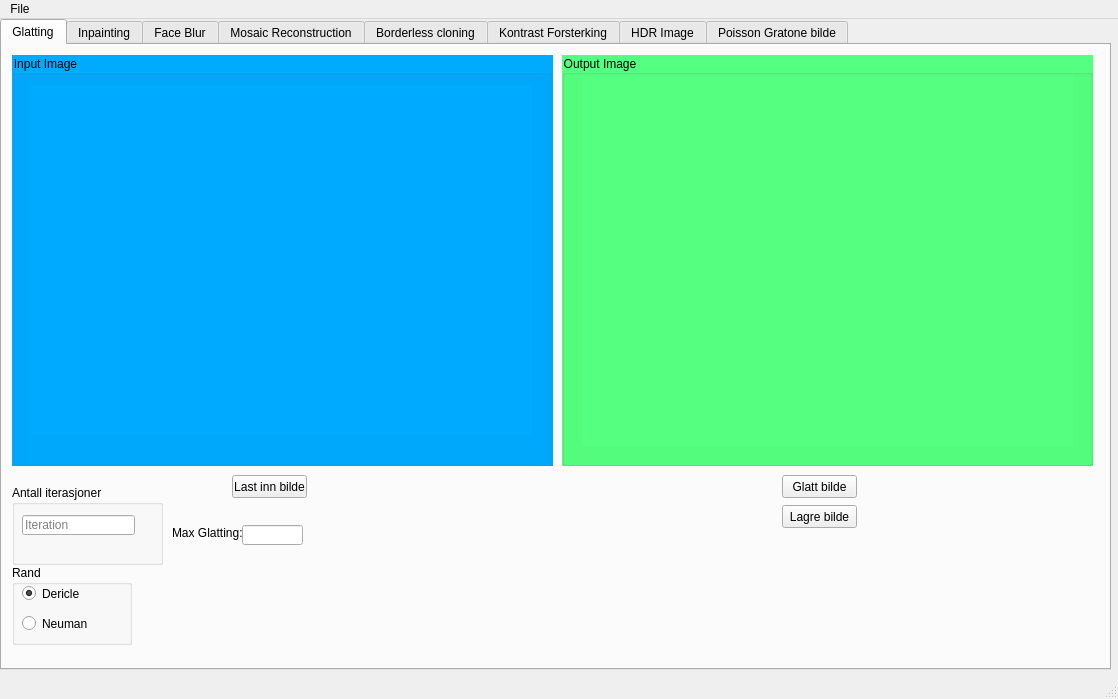
<?xml version="1.0" encoding="UTF-8"?>
<ui version="4.0">
 <class>MainWindow</class>
 <widget class="QMainWindow" name="MainWindow">
  <property name="geometry">
   <rect>
    <x>0</x>
    <y>0</y>
    <width>1118</width>
    <height>699</height>
   </rect>
  </property>
  <property name="windowTitle">
   <string>MainWindow</string>
  </property>
  <widget class="QWidget" name="centralwidget">
   <widget class="QTabWidget" name="inpaintingTab">
    <property name="geometry">
     <rect>
      <x>0</x>
      <y>0</y>
      <width>1111</width>
      <height>651</height>
     </rect>
    </property>
    <property name="maximumSize">
     <size>
      <width>1111</width>
      <height>651</height>
     </size>
    </property>
    <property name="currentIndex">
     <number>0</number>
    </property>
    <widget class="QWidget" name="tab">
     <attribute name="title">
      <string>Glatting</string>
     </attribute>
     <widget class="QPushButton" name="inputBtnPoisson">
      <property name="geometry">
       <rect>
        <x>230</x>
        <y>430</y>
        <width>75</width>
        <height>23</height>
       </rect>
      </property>
      <property name="text">
       <string>Last inn bilde</string>
      </property>
     </widget>
     <widget class="QPushButton" name="outputBtnPoison">
      <property name="geometry">
       <rect>
        <x>780</x>
        <y>430</y>
        <width>75</width>
        <height>23</height>
       </rect>
      </property>
      <property name="text">
       <string>Glatt bilde</string>
      </property>
     </widget>
     <widget class="QPushButton" name="lagreGlatting">
      <property name="geometry">
       <rect>
        <x>780</x>
        <y>460</y>
        <width>75</width>
        <height>23</height>
       </rect>
      </property>
      <property name="text">
       <string>Lagre bilde</string>
      </property>
     </widget>
     <widget class="QGroupBox" name="groupBox">
      <property name="geometry">
       <rect>
        <x>10</x>
        <y>520</y>
        <width>120</width>
        <height>80</height>
       </rect>
      </property>
      <property name="title">
       <string>Rand</string>
      </property>
      <widget class="QRadioButton" name="dericleButtonPoisson">
       <property name="geometry">
        <rect>
         <x>10</x>
         <y>20</y>
         <width>82</width>
         <height>17</height>
        </rect>
       </property>
       <property name="text">
        <string>Dericle</string>
       </property>
       <property name="checked">
        <bool>true</bool>
       </property>
      </widget>
      <widget class="QRadioButton" name="neumanButtonPoisson">
       <property name="geometry">
        <rect>
         <x>10</x>
         <y>50</y>
         <width>82</width>
         <height>17</height>
        </rect>
       </property>
       <property name="text">
        <string>Neuman</string>
       </property>
      </widget>
     </widget>
     <widget class="QGroupBox" name="groupBox_2">
      <property name="geometry">
       <rect>
        <x>10</x>
        <y>440</y>
        <width>151</width>
        <height>80</height>
       </rect>
      </property>
      <property name="title">
       <string>Antall iterasjoner</string>
      </property>
      <widget class="QLineEdit" name="iterationBlur">
       <property name="geometry">
        <rect>
         <x>10</x>
         <y>30</y>
         <width>113</width>
         <height>20</height>
        </rect>
       </property>
       <property name="inputMask">
        <string/>
       </property>
       <property name="text">
        <string/>
       </property>
       <property name="placeholderText">
        <string>Iteration</string>
       </property>
      </widget>
     </widget>
     <widget class="QGroupBox" name="groupBox_3">
      <property name="geometry">
       <rect>
        <x>10</x>
        <y>10</y>
        <width>541</width>
        <height>411</height>
       </rect>
      </property>
      <property name="styleSheet">
       <string notr="true">background-color: rgb(0, 170, 255);</string>
      </property>
      <property name="title">
       <string>Input Image</string>
      </property>
      <widget class="QLabel" name="inputImageBlur">
       <property name="geometry">
        <rect>
         <x>20</x>
         <y>30</y>
         <width>500</width>
         <height>350</height>
        </rect>
       </property>
       <property name="text">
        <string/>
       </property>
       <property name="pixmap">
        <pixmap>../../../../../.designer/backup/tempImageCamera.png</pixmap>
       </property>
       <property name="scaledContents">
        <bool>true</bool>
       </property>
      </widget>
     </widget>
     <widget class="QGroupBox" name="groupBox_4">
      <property name="geometry">
       <rect>
        <x>560</x>
        <y>10</y>
        <width>531</width>
        <height>411</height>
       </rect>
      </property>
      <property name="styleSheet">
       <string notr="true">background-color: rgb(85, 255, 127);</string>
      </property>
      <property name="title">
       <string>Output Image</string>
      </property>
      <widget class="MplWidget" name="MplWidget_glatt" native="true">
       <property name="geometry">
        <rect>
         <x>20</x>
         <y>20</y>
         <width>491</width>
         <height>371</height>
        </rect>
       </property>
      </widget>
     </widget>
     <widget class="QLineEdit" name="blur_lambda">
      <property name="geometry">
       <rect>
        <x>240</x>
        <y>480</y>
        <width>61</width>
        <height>20</height>
       </rect>
      </property>
     </widget>
     <widget class="QLabel" name="label_4">
      <property name="geometry">
       <rect>
        <x>170</x>
        <y>480</y>
        <width>81</width>
        <height>16</height>
       </rect>
      </property>
      <property name="text">
       <string>Max Glatting:</string>
      </property>
     </widget>
    </widget>
    <widget class="QWidget" name="tab_2">
     <attribute name="title">
      <string>Inpainting</string>
     </attribute>
     <widget class="QPushButton" name="getImageBtnInpaint">
      <property name="geometry">
       <rect>
        <x>230</x>
        <y>430</y>
        <width>75</width>
        <height>23</height>
       </rect>
      </property>
      <property name="text">
       <string>Last inn bilde</string>
      </property>
     </widget>
     <widget class="QPushButton" name="prosImageBtnInpaint">
      <property name="geometry">
       <rect>
        <x>780</x>
        <y>430</y>
        <width>75</width>
        <height>23</height>
       </rect>
      </property>
      <property name="text">
       <string>Inpaint</string>
      </property>
     </widget>
     <widget class="QLineEdit" name="fromX">
      <property name="geometry">
       <rect>
        <x>180</x>
        <y>470</y>
        <width>113</width>
        <height>20</height>
       </rect>
      </property>
      <property name="placeholderText">
       <string>From Pixle X</string>
      </property>
     </widget>
     <widget class="QLineEdit" name="fromY">
      <property name="geometry">
       <rect>
        <x>180</x>
        <y>500</y>
        <width>113</width>
        <height>20</height>
       </rect>
      </property>
      <property name="placeholderText">
       <string>From Pixle Y</string>
      </property>
     </widget>
     <widget class="QLineEdit" name="toX">
      <property name="geometry">
       <rect>
        <x>310</x>
        <y>470</y>
        <width>113</width>
        <height>20</height>
       </rect>
      </property>
      <property name="placeholderText">
       <string>To Pixel X</string>
      </property>
     </widget>
     <widget class="QLineEdit" name="toY">
      <property name="geometry">
       <rect>
        <x>310</x>
        <y>500</y>
        <width>113</width>
        <height>20</height>
       </rect>
      </property>
      <property name="placeholderText">
       <string>To Pixel Y</string>
      </property>
     </widget>
     <widget class="QPushButton" name="lagreInpaint">
      <property name="geometry">
       <rect>
        <x>780</x>
        <y>460</y>
        <width>75</width>
        <height>23</height>
       </rect>
      </property>
      <property name="text">
       <string>Lagre bilde</string>
      </property>
     </widget>
     <widget class="QGroupBox" name="groupBox_5">
      <property name="geometry">
       <rect>
        <x>560</x>
        <y>10</y>
        <width>531</width>
        <height>411</height>
       </rect>
      </property>
      <property name="styleSheet">
       <string notr="true">background-color: rgb(85, 255, 127);</string>
      </property>
      <property name="title">
       <string>Output Image</string>
      </property>
      <widget class="MplWidget" name="MplWidget_inpaint" native="true">
       <property name="geometry">
        <rect>
         <x>10</x>
         <y>20</y>
         <width>491</width>
         <height>371</height>
        </rect>
       </property>
      </widget>
     </widget>
     <widget class="QGroupBox" name="groupBox_6">
      <property name="geometry">
       <rect>
        <x>10</x>
        <y>10</y>
        <width>541</width>
        <height>411</height>
       </rect>
      </property>
      <property name="styleSheet">
       <string notr="true">background-color: rgb(0, 170, 255);</string>
      </property>
      <property name="title">
       <string>Input Image</string>
      </property>
      <widget class="QLabel" name="inputImageInpaint">
       <property name="geometry">
        <rect>
         <x>20</x>
         <y>30</y>
         <width>500</width>
         <height>350</height>
        </rect>
       </property>
       <property name="text">
        <string/>
       </property>
       <property name="pixmap">
        <pixmap>../../../../../.designer/backup/tempImageCamera.png</pixmap>
       </property>
       <property name="scaledContents">
        <bool>true</bool>
       </property>
      </widget>
     </widget>
     <widget class="QGroupBox" name="groupBox_7">
      <property name="geometry">
       <rect>
        <x>10</x>
        <y>440</y>
        <width>151</width>
        <height>80</height>
       </rect>
      </property>
      <property name="title">
       <string>Antall iterasjoner</string>
      </property>
      <widget class="QLineEdit" name="iterationInpaint">
       <property name="geometry">
        <rect>
         <x>10</x>
         <y>30</y>
         <width>113</width>
         <height>20</height>
        </rect>
       </property>
       <property name="inputMask">
        <string/>
       </property>
       <property name="text">
        <string/>
       </property>
       <property name="placeholderText">
        <string>Iteration</string>
       </property>
      </widget>
     </widget>
     <widget class="QGroupBox" name="groupBox_8">
      <property name="geometry">
       <rect>
        <x>10</x>
        <y>520</y>
        <width>120</width>
        <height>80</height>
       </rect>
      </property>
      <property name="title">
       <string>Rand</string>
      </property>
      <widget class="QRadioButton" name="dericleButtonPoisson_2">
       <property name="geometry">
        <rect>
         <x>10</x>
         <y>20</y>
         <width>82</width>
         <height>17</height>
        </rect>
       </property>
       <property name="text">
        <string>Dericle</string>
       </property>
       <property name="checked">
        <bool>true</bool>
       </property>
      </widget>
      <widget class="QRadioButton" name="neumanButtonPoisson_2">
       <property name="geometry">
        <rect>
         <x>10</x>
         <y>50</y>
         <width>82</width>
         <height>17</height>
        </rect>
       </property>
       <property name="text">
        <string>Neuman</string>
       </property>
      </widget>
     </widget>
    </widget>
    <widget class="QWidget" name="tab_3">
     <attribute name="title">
      <string>Face Blur</string>
     </attribute>
     <widget class="QGroupBox" name="groupBox_9">
      <property name="geometry">
       <rect>
        <x>10</x>
        <y>10</y>
        <width>541</width>
        <height>411</height>
       </rect>
      </property>
      <property name="styleSheet">
       <string notr="true">background-color: rgb(0, 170, 255);</string>
      </property>
      <property name="title">
       <string>Input Image</string>
      </property>
      <widget class="QLabel" name="inputImageFace">
       <property name="geometry">
        <rect>
         <x>20</x>
         <y>30</y>
         <width>500</width>
         <height>350</height>
        </rect>
       </property>
       <property name="text">
        <string/>
       </property>
       <property name="pixmap">
        <pixmap>../../../../../.designer/backup/tempImageCamera.png</pixmap>
       </property>
       <property name="scaledContents">
        <bool>true</bool>
       </property>
      </widget>
     </widget>
     <widget class="QGroupBox" name="groupBox_10">
      <property name="geometry">
       <rect>
        <x>560</x>
        <y>10</y>
        <width>531</width>
        <height>411</height>
       </rect>
      </property>
      <property name="styleSheet">
       <string notr="true">background-color: rgb(85, 255, 127);</string>
      </property>
      <property name="title">
       <string>Output Image</string>
      </property>
      <widget class="MplWidget" name="MplWidget_face" native="true">
       <property name="geometry">
        <rect>
         <x>10</x>
         <y>20</y>
         <width>491</width>
         <height>371</height>
        </rect>
       </property>
      </widget>
     </widget>
     <widget class="QPushButton" name="getImageBtnFace">
      <property name="geometry">
       <rect>
        <x>230</x>
        <y>430</y>
        <width>75</width>
        <height>23</height>
       </rect>
      </property>
      <property name="text">
       <string>Last inn bilde</string>
      </property>
     </widget>
     <widget class="QPushButton" name="prosImageBtnFace">
      <property name="geometry">
       <rect>
        <x>780</x>
        <y>430</y>
        <width>75</width>
        <height>23</height>
       </rect>
      </property>
      <property name="text">
       <string>Face Blur</string>
      </property>
     </widget>
     <widget class="QPushButton" name="lagreFace">
      <property name="geometry">
       <rect>
        <x>780</x>
        <y>460</y>
        <width>75</width>
        <height>23</height>
       </rect>
      </property>
      <property name="text">
       <string>Lagre bilde</string>
      </property>
     </widget>
    </widget>
    <widget class="QWidget" name="demoTab">
     <attribute name="title">
      <string>Mosaic Reconstruction</string>
     </attribute>
     <widget class="QGroupBox" name="groupBox_37">
      <property name="geometry">
       <rect>
        <x>10</x>
        <y>10</y>
        <width>541</width>
        <height>411</height>
       </rect>
      </property>
      <property name="styleSheet">
       <string notr="true">background-color: rgb(0, 170, 255);</string>
      </property>
      <property name="title">
       <string>Input Image</string>
      </property>
      <widget class="QLabel" name="inputImageMosaic">
       <property name="geometry">
        <rect>
         <x>20</x>
         <y>30</y>
         <width>500</width>
         <height>350</height>
        </rect>
       </property>
       <property name="text">
        <string/>
       </property>
       <property name="pixmap">
        <pixmap>../../../../../.designer/backup/tempImageCamera.png</pixmap>
       </property>
       <property name="scaledContents">
        <bool>true</bool>
       </property>
      </widget>
     </widget>
     <widget class="QGroupBox" name="groupBox_38">
      <property name="geometry">
       <rect>
        <x>560</x>
        <y>10</y>
        <width>531</width>
        <height>411</height>
       </rect>
      </property>
      <property name="styleSheet">
       <string notr="true">background-color: rgb(85, 255, 127);</string>
      </property>
      <property name="title">
       <string>Output Image</string>
      </property>
      <widget class="QLabel" name="outputMosaic">
       <property name="geometry">
        <rect>
         <x>10</x>
         <y>30</y>
         <width>500</width>
         <height>350</height>
        </rect>
       </property>
       <property name="text">
        <string/>
       </property>
       <property name="pixmap">
        <pixmap>../../../../../.designer/backup/tempImageCamera.png</pixmap>
       </property>
       <property name="scaledContents">
        <bool>true</bool>
       </property>
      </widget>
     </widget>
     <widget class="QPushButton" name="getImageBtnMosaic">
      <property name="geometry">
       <rect>
        <x>230</x>
        <y>430</y>
        <width>75</width>
        <height>23</height>
       </rect>
      </property>
      <property name="text">
       <string>Last inn bilde</string>
      </property>
     </widget>
     <widget class="QPushButton" name="prosImageBtnMosaic">
      <property name="geometry">
       <rect>
        <x>780</x>
        <y>430</y>
        <width>75</width>
        <height>23</height>
       </rect>
      </property>
      <property name="text">
       <string>Add color</string>
      </property>
     </widget>
     <widget class="QPushButton" name="lagreMosaic">
      <property name="geometry">
       <rect>
        <x>780</x>
        <y>460</y>
        <width>75</width>
        <height>23</height>
       </rect>
      </property>
      <property name="text">
       <string>Lagre bilde</string>
      </property>
     </widget>
    </widget>
    <widget class="QWidget" name="tab_5">
     <attribute name="title">
      <string>Borderless cloning</string>
     </attribute>
     <widget class="QGroupBox" name="groupBox_39">
      <property name="geometry">
       <rect>
        <x>10</x>
        <y>10</y>
        <width>541</width>
        <height>411</height>
       </rect>
      </property>
      <property name="styleSheet">
       <string notr="true">background-color: rgb(0, 170, 255);</string>
      </property>
      <property name="title">
       <string>Input Image</string>
      </property>
      <widget class="QLabel" name="inputBackgroundCloneImage">
       <property name="geometry">
        <rect>
         <x>20</x>
         <y>30</y>
         <width>500</width>
         <height>350</height>
        </rect>
       </property>
       <property name="text">
        <string/>
       </property>
       <property name="pixmap">
        <pixmap>../../../../../.designer/backup/tempImageCamera.png</pixmap>
       </property>
       <property name="scaledContents">
        <bool>true</bool>
       </property>
      </widget>
     </widget>
     <widget class="QGroupBox" name="groupBox_40">
      <property name="geometry">
       <rect>
        <x>560</x>
        <y>10</y>
        <width>531</width>
        <height>411</height>
       </rect>
      </property>
      <property name="styleSheet">
       <string notr="true">background-color: rgb(85, 255, 127);</string>
      </property>
      <property name="title">
       <string>Output Image</string>
      </property>
      <widget class="MplWidget" name="MplWidget_seam" native="true">
       <property name="geometry">
        <rect>
         <x>10</x>
         <y>20</y>
         <width>491</width>
         <height>371</height>
        </rect>
       </property>
      </widget>
     </widget>
     <widget class="QGroupBox" name="groupBox_41">
      <property name="geometry">
       <rect>
        <x>10</x>
        <y>440</y>
        <width>151</width>
        <height>80</height>
       </rect>
      </property>
      <property name="title">
       <string>Antall iterasjoner</string>
      </property>
      <widget class="QLineEdit" name="iterationClone">
       <property name="geometry">
        <rect>
         <x>10</x>
         <y>30</y>
         <width>113</width>
         <height>20</height>
        </rect>
       </property>
       <property name="inputMask">
        <string/>
       </property>
       <property name="text">
        <string/>
       </property>
       <property name="placeholderText">
        <string>Iteration</string>
       </property>
      </widget>
     </widget>
     <widget class="QPushButton" name="getImageBtnBackClone">
      <property name="geometry">
       <rect>
        <x>230</x>
        <y>430</y>
        <width>75</width>
        <height>23</height>
       </rect>
      </property>
      <property name="text">
       <string>Last inn bilde</string>
      </property>
     </widget>
     <widget class="QLineEdit" name="fromXClone">
      <property name="geometry">
       <rect>
        <x>210</x>
        <y>470</y>
        <width>113</width>
        <height>20</height>
       </rect>
      </property>
      <property name="placeholderText">
       <string>From Pixle X</string>
      </property>
     </widget>
     <widget class="QLineEdit" name="fromYClone">
      <property name="geometry">
       <rect>
        <x>210</x>
        <y>500</y>
        <width>113</width>
        <height>20</height>
       </rect>
      </property>
      <property name="placeholderText">
       <string>From Pixle Y</string>
      </property>
     </widget>
     <widget class="QPushButton" name="prosImageBtnClone">
      <property name="geometry">
       <rect>
        <x>780</x>
        <y>430</y>
        <width>75</width>
        <height>23</height>
       </rect>
      </property>
      <property name="text">
       <string>Inpaint</string>
      </property>
     </widget>
     <widget class="QPushButton" name="lagreClone">
      <property name="geometry">
       <rect>
        <x>780</x>
        <y>460</y>
        <width>75</width>
        <height>23</height>
       </rect>
      </property>
      <property name="text">
       <string>Lagre bilde</string>
      </property>
     </widget>
     <widget class="QGroupBox" name="groupBox_43">
      <property name="geometry">
       <rect>
        <x>470</x>
        <y>430</y>
        <width>181</width>
        <height>181</height>
       </rect>
      </property>
      <property name="styleSheet">
       <string notr="true">background-color: rgb(20, 160, 61);</string>
      </property>
      <property name="title">
       <string>Input Image</string>
      </property>
      <widget class="QLabel" name="inputObjectCloneImage">
       <property name="geometry">
        <rect>
         <x>10</x>
         <y>20</y>
         <width>161</width>
         <height>151</height>
        </rect>
       </property>
       <property name="text">
        <string/>
       </property>
       <property name="pixmap">
        <pixmap>../../../../../.designer/backup/tempImageCamera.png</pixmap>
       </property>
       <property name="scaledContents">
        <bool>true</bool>
       </property>
      </widget>
     </widget>
     <widget class="QPushButton" name="getImageBtnObjectClone">
      <property name="geometry">
       <rect>
        <x>390</x>
        <y>510</y>
        <width>75</width>
        <height>23</height>
       </rect>
      </property>
      <property name="text">
       <string>Last inn bilde</string>
      </property>
     </widget>
     <widget class="QLabel" name="label_2">
      <property name="geometry">
       <rect>
        <x>190</x>
        <y>470</y>
        <width>21</width>
        <height>16</height>
       </rect>
      </property>
      <property name="text">
       <string>X:</string>
      </property>
     </widget>
     <widget class="QLabel" name="label_3">
      <property name="geometry">
       <rect>
        <x>190</x>
        <y>500</y>
        <width>21</width>
        <height>16</height>
       </rect>
      </property>
      <property name="text">
       <string>Y:</string>
      </property>
     </widget>
    </widget>
    <widget class="QWidget" name="tab_4">
     <attribute name="title">
      <string>Kontrast Forsterking</string>
     </attribute>
     <widget class="QGroupBox" name="groupBox_44">
      <property name="geometry">
       <rect>
        <x>10</x>
        <y>10</y>
        <width>541</width>
        <height>411</height>
       </rect>
      </property>
      <property name="styleSheet">
       <string notr="true">background-color: rgb(0, 170, 255);</string>
      </property>
      <property name="title">
       <string>Input Image</string>
      </property>
      <widget class="QLabel" name="inputImageKontrast">
       <property name="geometry">
        <rect>
         <x>20</x>
         <y>30</y>
         <width>500</width>
         <height>350</height>
        </rect>
       </property>
       <property name="text">
        <string/>
       </property>
       <property name="pixmap">
        <pixmap>../../../../../.designer/backup/tempImageCamera.png</pixmap>
       </property>
       <property name="scaledContents">
        <bool>true</bool>
       </property>
      </widget>
     </widget>
     <widget class="QGroupBox" name="groupBox_45">
      <property name="geometry">
       <rect>
        <x>560</x>
        <y>10</y>
        <width>531</width>
        <height>411</height>
       </rect>
      </property>
      <property name="styleSheet">
       <string notr="true">background-color: rgb(85, 255, 127);</string>
      </property>
      <property name="title">
       <string>Output Image</string>
      </property>
      <widget class="MplWidget" name="MplWidget_con" native="true">
       <property name="geometry">
        <rect>
         <x>10</x>
         <y>20</y>
         <width>491</width>
         <height>371</height>
        </rect>
       </property>
      </widget>
     </widget>
     <widget class="QPushButton" name="getImageBtnKontrast">
      <property name="geometry">
       <rect>
        <x>230</x>
        <y>430</y>
        <width>75</width>
        <height>23</height>
       </rect>
      </property>
      <property name="text">
       <string>Last inn bilde</string>
      </property>
     </widget>
     <widget class="QPushButton" name="prosImageBtnKontrast">
      <property name="geometry">
       <rect>
        <x>780</x>
        <y>430</y>
        <width>75</width>
        <height>23</height>
       </rect>
      </property>
      <property name="text">
       <string>Kontrast</string>
      </property>
     </widget>
     <widget class="QGroupBox" name="groupBox_13">
      <property name="geometry">
       <rect>
        <x>20</x>
        <y>460</y>
        <width>151</width>
        <height>80</height>
       </rect>
      </property>
      <property name="title">
       <string>Antall iterasjoner</string>
      </property>
      <widget class="QLineEdit" name="iterationKontrast">
       <property name="geometry">
        <rect>
         <x>10</x>
         <y>30</y>
         <width>113</width>
         <height>20</height>
        </rect>
       </property>
       <property name="inputMask">
        <string/>
       </property>
       <property name="text">
        <string/>
       </property>
       <property name="placeholderText">
        <string>Iteration</string>
       </property>
      </widget>
     </widget>
     <widget class="QGroupBox" name="groupBox_14">
      <property name="geometry">
       <rect>
        <x>20</x>
        <y>540</y>
        <width>151</width>
        <height>80</height>
       </rect>
      </property>
      <property name="title">
       <string>Kontrast Verdi</string>
      </property>
      <widget class="QLineEdit" name="kontrastValue">
       <property name="geometry">
        <rect>
         <x>10</x>
         <y>30</y>
         <width>113</width>
         <height>20</height>
        </rect>
       </property>
       <property name="inputMask">
        <string/>
       </property>
       <property name="text">
        <string/>
       </property>
       <property name="placeholderText">
        <string>Over 1</string>
       </property>
      </widget>
     </widget>
     <widget class="QPushButton" name="lagreKontrast">
      <property name="geometry">
       <rect>
        <x>780</x>
        <y>460</y>
        <width>75</width>
        <height>23</height>
       </rect>
      </property>
      <property name="text">
       <string>Lagre bilde</string>
      </property>
     </widget>
    </widget>
    <widget class="QWidget" name="tab_8">
     <attribute name="title">
      <string>HDR Image</string>
     </attribute>
     <widget class="QGroupBox" name="groupBox_55">
      <property name="geometry">
       <rect>
        <x>570</x>
        <y>10</y>
        <width>531</width>
        <height>411</height>
       </rect>
      </property>
      <property name="styleSheet">
       <string notr="true">background-color: rgb(85, 255, 127);</string>
      </property>
      <property name="title">
       <string>Output Image</string>
      </property>
      <widget class="MplWidget" name="MplWidget" native="true">
       <property name="geometry">
        <rect>
         <x>20</x>
         <y>20</y>
         <width>491</width>
         <height>371</height>
        </rect>
       </property>
      </widget>
     </widget>
     <widget class="QGroupBox" name="groupBox_56">
      <property name="geometry">
       <rect>
        <x>250</x>
        <y>10</y>
        <width>311</width>
        <height>271</height>
       </rect>
      </property>
      <property name="styleSheet">
       <string notr="true">background-color: rgb(0, 170, 255);</string>
      </property>
      <property name="title">
       <string>Preview</string>
      </property>
      <widget class="QLabel" name="hdr_image_preview">
       <property name="geometry">
        <rect>
         <x>20</x>
         <y>30</y>
         <width>271</width>
         <height>221</height>
        </rect>
       </property>
       <property name="text">
        <string/>
       </property>
       <property name="pixmap">
        <pixmap>../../../../../.designer/backup/tempImageCamera.png</pixmap>
       </property>
       <property name="scaledContents">
        <bool>true</bool>
       </property>
      </widget>
     </widget>
     <widget class="QListView" name="image_view_list">
      <property name="geometry">
       <rect>
        <x>20</x>
        <y>10</y>
        <width>221</width>
        <height>271</height>
       </rect>
      </property>
     </widget>
     <widget class="QPushButton" name="add_image_hdr">
      <property name="geometry">
       <rect>
        <x>30</x>
        <y>300</y>
        <width>75</width>
        <height>23</height>
       </rect>
      </property>
      <property name="text">
       <string>Legg til bilde</string>
      </property>
     </widget>
     <widget class="QPushButton" name="remove_image_hdr">
      <property name="geometry">
       <rect>
        <x>120</x>
        <y>300</y>
        <width>75</width>
        <height>23</height>
       </rect>
      </property>
      <property name="text">
       <string>Slett</string>
      </property>
     </widget>
     <widget class="QPushButton" name="hdr_process">
      <property name="geometry">
       <rect>
        <x>360</x>
        <y>350</y>
        <width>75</width>
        <height>23</height>
       </rect>
      </property>
      <property name="text">
       <string>Process HDR</string>
      </property>
     </widget>
     <widget class="QLineEdit" name="gamma">
      <property name="geometry">
       <rect>
        <x>380</x>
        <y>310</y>
        <width>113</width>
        <height>20</height>
       </rect>
      </property>
      <property name="placeholderText">
       <string>0.5</string>
      </property>
     </widget>
     <widget class="QLabel" name="label">
      <property name="geometry">
       <rect>
        <x>266</x>
        <y>310</y>
        <width>91</width>
        <height>20</height>
       </rect>
      </property>
      <property name="text">
       <string>Gamma Correction</string>
      </property>
     </widget>
    </widget>
    <widget class="QWidget" name="tab_6">
     <attribute name="title">
      <string>Poisson Gratone bilde</string>
     </attribute>
     <widget class="QGroupBox" name="groupBox_46">
      <property name="geometry">
       <rect>
        <x>560</x>
        <y>10</y>
        <width>531</width>
        <height>411</height>
       </rect>
      </property>
      <property name="styleSheet">
       <string notr="true">background-color: rgb(85, 255, 127);</string>
      </property>
      <property name="title">
       <string>Output Image</string>
      </property>
      <widget class="MplWidget" name="MplWidget_gray" native="true">
       <property name="geometry">
        <rect>
         <x>10</x>
         <y>20</y>
         <width>491</width>
         <height>371</height>
        </rect>
       </property>
      </widget>
     </widget>
     <widget class="QPushButton" name="poi_gray_button">
      <property name="geometry">
       <rect>
        <x>780</x>
        <y>430</y>
        <width>75</width>
        <height>23</height>
       </rect>
      </property>
      <property name="text">
       <string>Kontrast</string>
      </property>
     </widget>
     <widget class="QGroupBox" name="groupBox_47">
      <property name="geometry">
       <rect>
        <x>10</x>
        <y>10</y>
        <width>541</width>
        <height>411</height>
       </rect>
      </property>
      <property name="styleSheet">
       <string notr="true">background-color: rgb(0, 170, 255);</string>
      </property>
      <property name="title">
       <string>Input Image</string>
      </property>
      <widget class="QLabel" name="inputGrayPoiImage">
       <property name="geometry">
        <rect>
         <x>20</x>
         <y>30</y>
         <width>500</width>
         <height>350</height>
        </rect>
       </property>
       <property name="text">
        <string/>
       </property>
       <property name="pixmap">
        <pixmap>../../../../../.designer/backup/tempImageCamera.png</pixmap>
       </property>
       <property name="scaledContents">
        <bool>true</bool>
       </property>
      </widget>
     </widget>
     <widget class="QPushButton" name="getImagePoiGray">
      <property name="geometry">
       <rect>
        <x>230</x>
        <y>430</y>
        <width>75</width>
        <height>23</height>
       </rect>
      </property>
      <property name="text">
       <string>Last inn bilde</string>
      </property>
     </widget>
     <widget class="QGroupBox" name="groupBox_15">
      <property name="geometry">
       <rect>
        <x>30</x>
        <y>480</y>
        <width>151</width>
        <height>80</height>
       </rect>
      </property>
      <property name="title">
       <string>Antall iterasjoner</string>
      </property>
      <widget class="QLineEdit" name="iterationGray">
       <property name="geometry">
        <rect>
         <x>10</x>
         <y>30</y>
         <width>113</width>
         <height>20</height>
        </rect>
       </property>
       <property name="inputMask">
        <string/>
       </property>
       <property name="text">
        <string/>
       </property>
       <property name="placeholderText">
        <string>Iteration</string>
       </property>
      </widget>
     </widget>
     <widget class="QPushButton" name="lagreGra">
      <property name="geometry">
       <rect>
        <x>780</x>
        <y>460</y>
        <width>75</width>
        <height>23</height>
       </rect>
      </property>
      <property name="text">
       <string>Lagre bilde</string>
      </property>
     </widget>
    </widget>
   </widget>
  </widget>
  <widget class="QMenuBar" name="menubar">
   <property name="geometry">
    <rect>
     <x>0</x>
     <y>0</y>
     <width>1118</width>
     <height>21</height>
    </rect>
   </property>
   <widget class="QMenu" name="menuFile">
    <property name="title">
     <string>File</string>
    </property>
   </widget>
   <addaction name="menuFile"/>
  </widget>
  <widget class="QStatusBar" name="statusbar"/>
 </widget>
 <customwidgets>
  <customwidget>
   <class>MplWidget</class>
   <extends>QWidget</extends>
   <header>mplwidget.h</header>
   <container>1</container>
  </customwidget>
 </customwidgets>
 <resources/>
 <connections/>
</ui>
